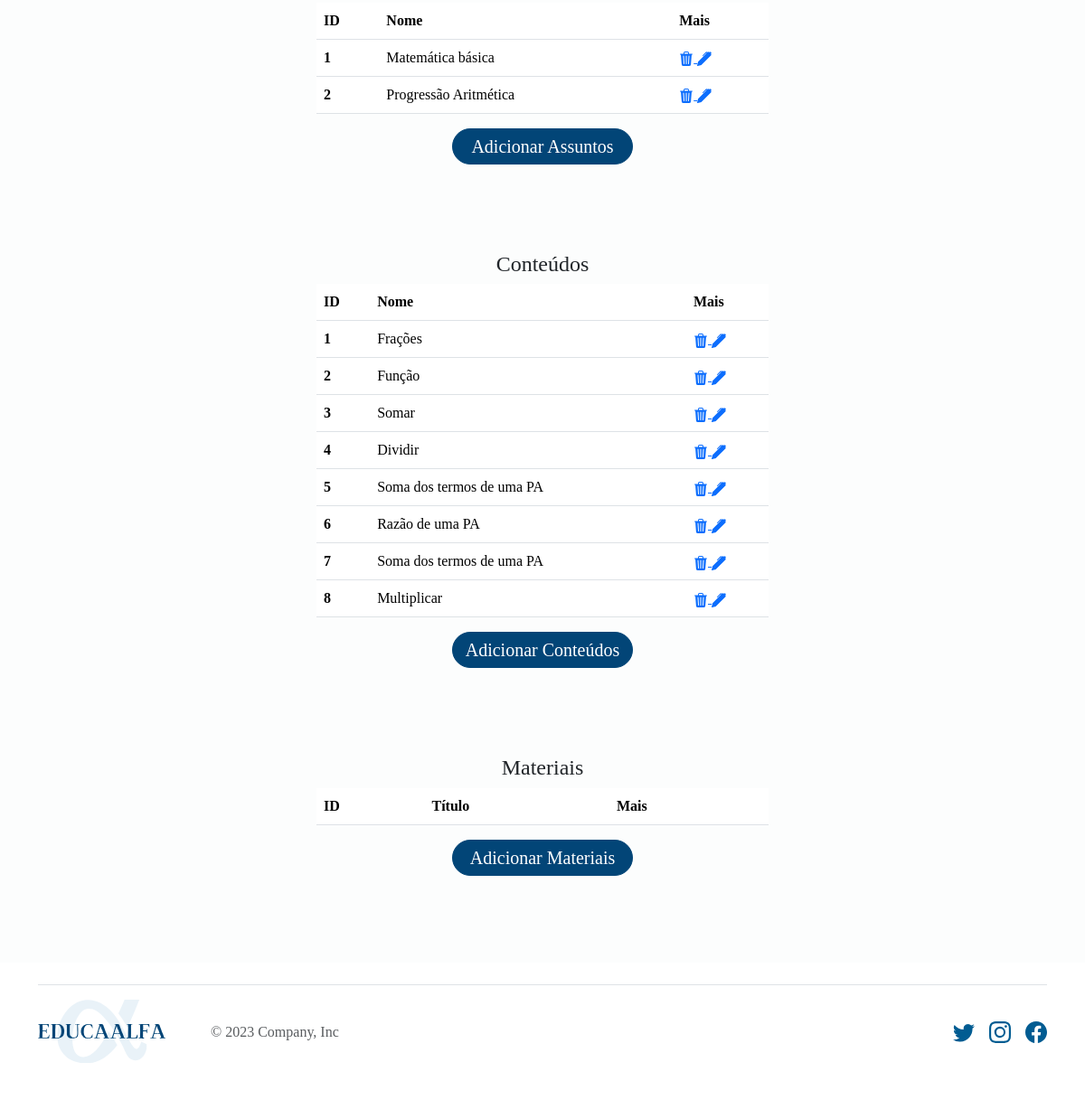
The page /arearestrita (signed in, lower part) on the database as committed earlier.
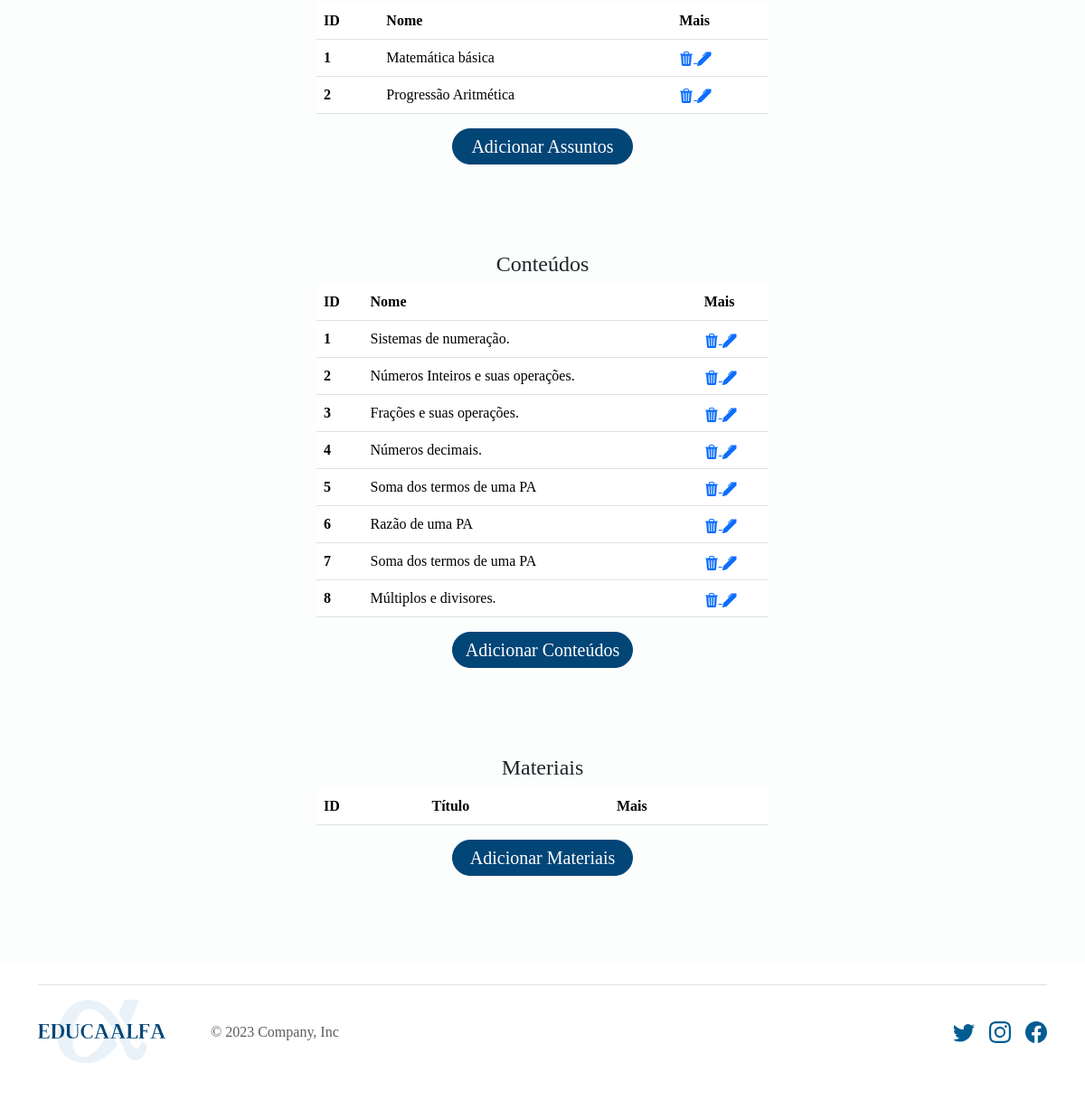
The same page on the database as committed later.
### materiais/models.py (models this page shows, shortened)
class Conteudo(models.Model):
    disciplina = models.ForeignKey(Disciplina, on_delete=models.CASCADE)
    assunto = models.ForeignKey(Assunto, on_delete=models.CASCADE)
    nome = models.CharField(max_length=250)

### core/views/home.py (the view)
# urls.py: path('arearestrita',arearestrita, name='arearestrita'),
@user_passes_test(superuser)
def arearestrita(request):
    disciplinas = Disciplina.objects.all()
    assuntos = Assunto.objects.all()
    conteudos = Conteudo.objects.all()
    materiais = Materiais.objects.all()
    context = {
        'disciplinas': disciplinas,
        'assuntos': assuntos,
        'conteudos': conteudos,
        'materiais': materiais,
    }
    return render(request, 'core/pages/arearestrita.html', context)

### core/views/auth.py (called while the page is built)
def superuser(user):
    return user.is_superuser

### core/templates/core/pages/arearestrita.html (shortened to what this page needs)
{% extends 'base.html' %}
{% load static %}
{% block head%}
<link rel="stylesheet" href="{% static 'materiais\css\style.css' %}">
{% endblock %}
{% block content %}
<div class="m-auto">
    <br><br>
    <div class="m-auto" style="max-width: 500px;">
        <br><br> <br><br>
        <table class="table table-hover">
            <thead>
                <tr>
                    <th scope="col">ID</th>
                    <th scope="col">Nome</th>
                    <th scope="col">Mais</th>
                </tr>
            </thead>
            <tbody>
                {% for assunto in assuntos %}
                <tr>
                    <th scope="row">{{ assunto.id }}</th>
                    <td>{{ assunto.nome }}</td>
                    <td>
                        <a href="{% url 'assunto_remover' id=assunto.id %}">
                        </a>
                        <a href="{% url 'assunto_editar' id=assunto.id %}">
                        </a>
                    </td>
                </tr>
                {% endfor %}
            </tbody>
        </table>
        <div class="bmateriais">
        <a  href="{% url 'assunto_criar' %}">Adicionar Assuntos</a>
            </div>
        <br><br> <br><br>
        <h4 class="d-flex justify-content-center">Conteúdos</h4>
        <table class="table table-hover">
            <thead>
                <tr>
                    <th scope="col">ID</th>
                    <th scope="col">Nome</th>
                    <th scope="col">Mais</th>
                </tr>
            </thead>
            <tbody>
                {% for conteudo in conteudos %}
                <tr>
                    <th scope="row">{{ conteudo.id }}</th>
                    <td>{{ conteudo.nome }}</td>
                    <td>
                        <a href="{% url 'conteudo_remover' id=conteudo.id %}">
                        </a>
                        <a href="{% url 'conteudo_editar' id=conteudo.id %}">
                        </a>
                    </td>
                </tr>
                {% endfor %}
            </tbody>
        </table>
        <div class="bmateriais">
        <a  href="{% url 'conteudo_criar' %}">Adicionar Conteúdos</a>
            </div>
        <br><br> <br><br>
        <h4 class="d-flex justify-content-center">Materiais</h4>
        <table class="table table-hover">
            <thead>
                <tr>
                    <th scope="col">ID</th>
                    <th scope="col">Título</th>
                    <th scope="col">Mais</th>
                </tr>
            </thead>
        </table>
        <div class="bmateriais">
        <a  href="{% url 'materiais_criar' %}">Adicionar Materiais</a>
            </div>
            <br><br> <br><br>
{% endblock %}

Rows that differ between the two databases and show on the page:
changed Conteudo id 1: nome "Frações" → "Sistemas de numeração."
changed Conteudo id 2: nome "Função" → "Números Inteiros e suas operações."
changed Conteudo id 3: nome "Somar" → "Frações e suas operações."
changed Conteudo id 4: nome "Dividir" → "Números decimais."
changed Conteudo id 8: nome "Multiplicar" → "Múltiplos e divisores."
